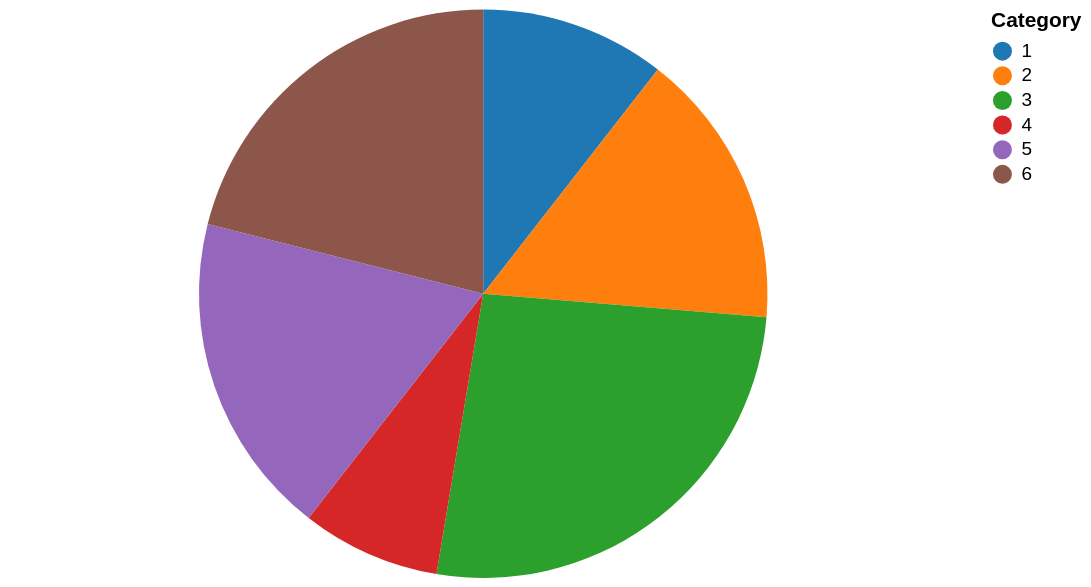

Write the Vega-Lite specification saved for this chart.
### Vega-Lite specification from a JSON file in a GitHub repository (floating-point values rounded to 4 significant figures)
{"$schema": "https://vega.github.io/schema/vega-lite/v5.json", "description": "A simple pie chart with embedded data.", "width": 500, "height": 300, "resolve": {"scale": {"color": "independent"}}, "data": {"values": [{"category": 1, "value": 4}, {"category": 2, "value": 6}, {"category": 3, "value": 10}, {"category": 4, "value": 3}, {"category": 5, "value": 7}, {"category": 6, "value": 8}]}, "layer": [{"mark": {"type": "arc", "innerRadius": 0, "cornerRadius": 0, "padAngle": 0, "outerRadius": 150, "tooltip": true}, "encoding": {"theta": {"field": "value", "type": "quantitative", "stack": true}, "color": {"field": "category", "type": "nominal", "scale": {"range": ["#1f77b4", "#ff7f0e", "#2ca02c", "#d62728", "#9467bd", "#8c564b", "#e377c2", "#7f7f7f", "#bcbd22", "#17becf"]}, "legend": {"title": "Category", "orient": "right", "symbolType": "circle", "fillColor": "#ffffff"}}}}]}
